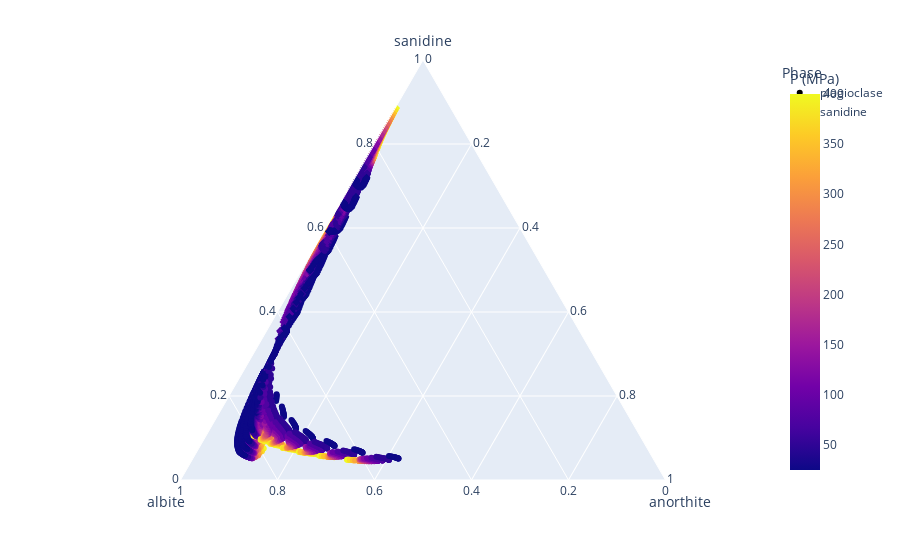
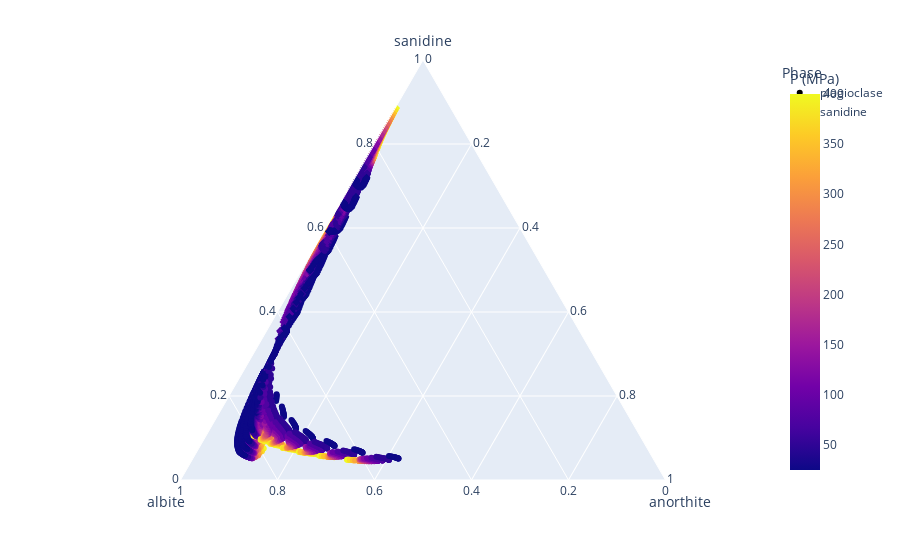

The code cell stored with these charts, in order, in its notebook:
### Code cell
#Discrete colors:
#all_phases["P (MPa)"] = all_phases["P (MPa)"].astype(str)


fig = px.scatter_ternary(all_phases, a = 'sanidine', b = 'albite', c = 'anorthite', color = 'P (MPa)', symbol = 'Phase')
fig.show()
plotly.offline.iplot(fig)

### Figure 1 — Plotly figure (JSON) as saved in the notebook; plotly's stock layout.template omitted (floating-point values rounded to 4 significant figures; data arrays with more than 128 entries replaced by an {"elided": "..."} marker saying what was removed)
{"data": [{"a": {"elided": "3576 float values"}, "b": {"elided": "3576 float values"}, "c": {"elided": "3576 float values"}, "hovertemplate": "Phase=plagioclase<br>sanidine=%{a}<br>albite=%{b}<br>anorthite=%{c}<br>P (MPa)=%{marker.color}<extra></extra>", "legendgroup": "plagioclase", "marker": {"color": {"elided": "3576 int values"}, "coloraxis": "coloraxis", "symbol": "circle"}, "mode": "markers", "name": "plagioclase", "showlegend": true, "subplot": "ternary", "type": "scatterternary"}, {"a": {"elided": "4597 float values"}, "b": {"elided": "4597 float values"}, "c": {"elided": "4597 float values"}, "hovertemplate": "Phase=sanidine<br>sanidine=%{a}<br>albite=%{b}<br>anorthite=%{c}<br>P (MPa)=%{marker.color}<extra></extra>", "legendgroup": "sanidine", "marker": {"color": {"elided": "4597 int values"}, "coloraxis": "coloraxis", "symbol": "diamond"}, "mode": "markers", "name": "sanidine", "showlegend": true, "subplot": "ternary", "type": "scatterternary"}], "layout": {"coloraxis": {"colorbar": {"title": {"text": "P (MPa)"}}, "colorscale": [[0, "#0d0887"], [0.1111, "#46039f"], [0.2222, "#7201a8"], [0.3333, "#9c179e"], [0.4444, "#bd3786"], [0.5556, "#d8576b"], [0.6667, "#ed7953"], [0.7778, "#fb9f3a"], [0.8889, "#fdca26"], [1, "#f0f921"]]}, "legend": {"title": {"text": "Phase"}, "tracegroupgap": 0}, "margin": {"t": 60}, "ternary": {"aaxis": {"title": {"text": "sanidine"}}, "baxis": {"title": {"text": "albite"}}, "caxis": {"title": {"text": "anorthite"}}, "domain": {"x": [0, 1], "y": [0, 1]}}}}

### Figure 2 — Plotly figure (JSON) as saved in the notebook; plotly's stock layout.template omitted (floating-point values rounded to 4 significant figures; data arrays with more than 128 entries replaced by an {"elided": "..."} marker saying what was removed)
{"data": [{"a": {"elided": "3576 float values"}, "b": {"elided": "3576 float values"}, "c": {"elided": "3576 float values"}, "hovertemplate": "Phase=plagioclase<br>sanidine=%{a}<br>albite=%{b}<br>anorthite=%{c}<br>P (MPa)=%{marker.color}<extra></extra>", "legendgroup": "plagioclase", "marker": {"color": {"elided": "3576 int values"}, "coloraxis": "coloraxis", "symbol": "circle"}, "mode": "markers", "name": "plagioclase", "showlegend": true, "subplot": "ternary", "type": "scatterternary"}, {"a": {"elided": "4597 float values"}, "b": {"elided": "4597 float values"}, "c": {"elided": "4597 float values"}, "hovertemplate": "Phase=sanidine<br>sanidine=%{a}<br>albite=%{b}<br>anorthite=%{c}<br>P (MPa)=%{marker.color}<extra></extra>", "legendgroup": "sanidine", "marker": {"color": {"elided": "4597 int values"}, "coloraxis": "coloraxis", "symbol": "diamond"}, "mode": "markers", "name": "sanidine", "showlegend": true, "subplot": "ternary", "type": "scatterternary"}], "layout": {"coloraxis": {"colorbar": {"title": {"text": "P (MPa)"}}, "colorscale": [[0, "#0d0887"], [0.1111, "#46039f"], [0.2222, "#7201a8"], [0.3333, "#9c179e"], [0.4444, "#bd3786"], [0.5556, "#d8576b"], [0.6667, "#ed7953"], [0.7778, "#fb9f3a"], [0.8889, "#fdca26"], [1, "#f0f921"]]}, "legend": {"title": {"text": "Phase"}, "tracegroupgap": 0}, "margin": {"t": 60}, "ternary": {"aaxis": {"title": {"text": "sanidine"}}, "baxis": {"title": {"text": "albite"}}, "caxis": {"title": {"text": "anorthite"}}, "domain": {"x": [0, 1], "y": [0, 1]}}}}
